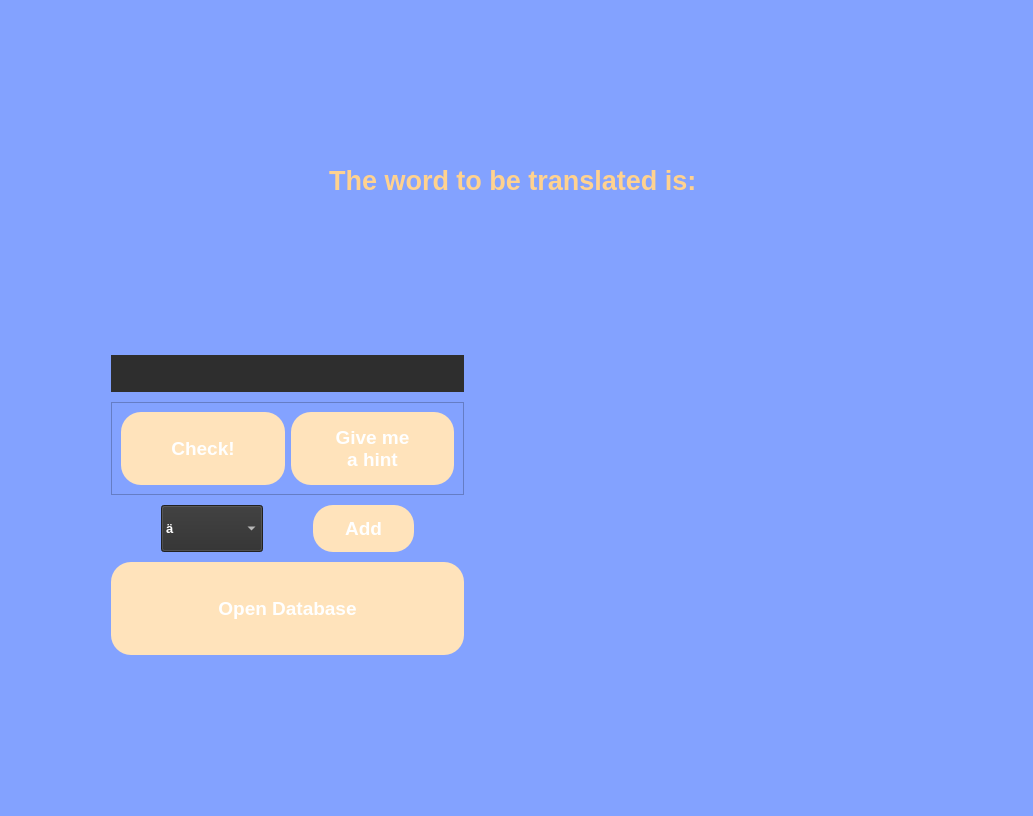
<?xml version="1.0" encoding="UTF-8"?>
<ui version="4.0">
 <class>TranslationMode</class>
 <widget class="QWidget" name="TranslationMode">
  <property name="geometry">
   <rect>
    <x>0</x>
    <y>0</y>
    <width>1033</width>
    <height>816</height>
   </rect>
  </property>
  <property name="palette">
   <palette>
    <active>
     <colorrole role="WindowText">
      <brush brushstyle="SolidPattern">
       <color alpha="255">
        <red>255</red>
        <green>255</green>
        <blue>255</blue>
       </color>
      </brush>
     </colorrole>
     <colorrole role="Button">
      <brush brushstyle="SolidPattern">
       <color alpha="255">
        <red>131</red>
        <green>162</green>
        <blue>255</blue>
       </color>
      </brush>
     </colorrole>
     <colorrole role="Light">
      <brush brushstyle="SolidPattern">
       <color alpha="255">
        <red>255</red>
        <green>255</green>
        <blue>255</blue>
       </color>
      </brush>
     </colorrole>
     <colorrole role="Midlight">
      <brush brushstyle="SolidPattern">
       <color alpha="255">
        <red>255</red>
        <green>255</green>
        <blue>255</blue>
       </color>
      </brush>
     </colorrole>
     <colorrole role="Dark">
      <brush brushstyle="SolidPattern">
       <color alpha="255">
        <red>127</red>
        <green>127</green>
        <blue>127</blue>
       </color>
      </brush>
     </colorrole>
     <colorrole role="Mid">
      <brush brushstyle="SolidPattern">
       <color alpha="255">
        <red>170</red>
        <green>170</green>
        <blue>170</blue>
       </color>
      </brush>
     </colorrole>
     <colorrole role="Text">
      <brush brushstyle="SolidPattern">
       <color alpha="255">
        <red>255</red>
        <green>255</green>
        <blue>255</blue>
       </color>
      </brush>
     </colorrole>
     <colorrole role="BrightText">
      <brush brushstyle="SolidPattern">
       <color alpha="255">
        <red>255</red>
        <green>255</green>
        <blue>255</blue>
       </color>
      </brush>
     </colorrole>
     <colorrole role="ButtonText">
      <brush brushstyle="SolidPattern">
       <color alpha="255">
        <red>255</red>
        <green>255</green>
        <blue>255</blue>
       </color>
      </brush>
     </colorrole>
     <colorrole role="Base">
      <brush brushstyle="SolidPattern">
       <color alpha="255">
        <red>131</red>
        <green>162</green>
        <blue>255</blue>
       </color>
      </brush>
     </colorrole>
     <colorrole role="Window">
      <brush brushstyle="SolidPattern">
       <color alpha="255">
        <red>131</red>
        <green>162</green>
        <blue>255</blue>
       </color>
      </brush>
     </colorrole>
     <colorrole role="Shadow">
      <brush brushstyle="SolidPattern">
       <color alpha="255">
        <red>0</red>
        <green>0</green>
        <blue>0</blue>
       </color>
      </brush>
     </colorrole>
     <colorrole role="AlternateBase">
      <brush brushstyle="SolidPattern">
       <color alpha="255">
        <red>255</red>
        <green>255</green>
        <blue>255</blue>
       </color>
      </brush>
     </colorrole>
     <colorrole role="ToolTipBase">
      <brush brushstyle="SolidPattern">
       <color alpha="255">
        <red>255</red>
        <green>255</green>
        <blue>220</blue>
       </color>
      </brush>
     </colorrole>
     <colorrole role="ToolTipText">
      <brush brushstyle="SolidPattern">
       <color alpha="255">
        <red>0</red>
        <green>0</green>
        <blue>0</blue>
       </color>
      </brush>
     </colorrole>
    </active>
    <inactive>
     <colorrole role="WindowText">
      <brush brushstyle="SolidPattern">
       <color alpha="255">
        <red>255</red>
        <green>255</green>
        <blue>255</blue>
       </color>
      </brush>
     </colorrole>
     <colorrole role="Button">
      <brush brushstyle="SolidPattern">
       <color alpha="255">
        <red>131</red>
        <green>162</green>
        <blue>255</blue>
       </color>
      </brush>
     </colorrole>
     <colorrole role="Light">
      <brush brushstyle="SolidPattern">
       <color alpha="255">
        <red>255</red>
        <green>255</green>
        <blue>255</blue>
       </color>
      </brush>
     </colorrole>
     <colorrole role="Midlight">
      <brush brushstyle="SolidPattern">
       <color alpha="255">
        <red>255</red>
        <green>255</green>
        <blue>255</blue>
       </color>
      </brush>
     </colorrole>
     <colorrole role="Dark">
      <brush brushstyle="SolidPattern">
       <color alpha="255">
        <red>127</red>
        <green>127</green>
        <blue>127</blue>
       </color>
      </brush>
     </colorrole>
     <colorrole role="Mid">
      <brush brushstyle="SolidPattern">
       <color alpha="255">
        <red>170</red>
        <green>170</green>
        <blue>170</blue>
       </color>
      </brush>
     </colorrole>
     <colorrole role="Text">
      <brush brushstyle="SolidPattern">
       <color alpha="255">
        <red>255</red>
        <green>255</green>
        <blue>255</blue>
       </color>
      </brush>
     </colorrole>
     <colorrole role="BrightText">
      <brush brushstyle="SolidPattern">
       <color alpha="255">
        <red>255</red>
        <green>255</green>
        <blue>255</blue>
       </color>
      </brush>
     </colorrole>
     <colorrole role="ButtonText">
      <brush brushstyle="SolidPattern">
       <color alpha="255">
        <red>255</red>
        <green>255</green>
        <blue>255</blue>
       </color>
      </brush>
     </colorrole>
     <colorrole role="Base">
      <brush brushstyle="SolidPattern">
       <color alpha="255">
        <red>131</red>
        <green>162</green>
        <blue>255</blue>
       </color>
      </brush>
     </colorrole>
     <colorrole role="Window">
      <brush brushstyle="SolidPattern">
       <color alpha="255">
        <red>131</red>
        <green>162</green>
        <blue>255</blue>
       </color>
      </brush>
     </colorrole>
     <colorrole role="Shadow">
      <brush brushstyle="SolidPattern">
       <color alpha="255">
        <red>0</red>
        <green>0</green>
        <blue>0</blue>
       </color>
      </brush>
     </colorrole>
     <colorrole role="AlternateBase">
      <brush brushstyle="SolidPattern">
       <color alpha="255">
        <red>255</red>
        <green>255</green>
        <blue>255</blue>
       </color>
      </brush>
     </colorrole>
     <colorrole role="ToolTipBase">
      <brush brushstyle="SolidPattern">
       <color alpha="255">
        <red>255</red>
        <green>255</green>
        <blue>220</blue>
       </color>
      </brush>
     </colorrole>
     <colorrole role="ToolTipText">
      <brush brushstyle="SolidPattern">
       <color alpha="255">
        <red>0</red>
        <green>0</green>
        <blue>0</blue>
       </color>
      </brush>
     </colorrole>
    </inactive>
    <disabled>
     <colorrole role="WindowText">
      <brush brushstyle="SolidPattern">
       <color alpha="255">
        <red>255</red>
        <green>255</green>
        <blue>255</blue>
       </color>
      </brush>
     </colorrole>
     <colorrole role="Button">
      <brush brushstyle="SolidPattern">
       <color alpha="255">
        <red>131</red>
        <green>162</green>
        <blue>255</blue>
       </color>
      </brush>
     </colorrole>
     <colorrole role="Light">
      <brush brushstyle="SolidPattern">
       <color alpha="255">
        <red>255</red>
        <green>255</green>
        <blue>255</blue>
       </color>
      </brush>
     </colorrole>
     <colorrole role="Midlight">
      <brush brushstyle="SolidPattern">
       <color alpha="255">
        <red>255</red>
        <green>255</green>
        <blue>255</blue>
       </color>
      </brush>
     </colorrole>
     <colorrole role="Dark">
      <brush brushstyle="SolidPattern">
       <color alpha="255">
        <red>127</red>
        <green>127</green>
        <blue>127</blue>
       </color>
      </brush>
     </colorrole>
     <colorrole role="Mid">
      <brush brushstyle="SolidPattern">
       <color alpha="255">
        <red>170</red>
        <green>170</green>
        <blue>170</blue>
       </color>
      </brush>
     </colorrole>
     <colorrole role="Text">
      <brush brushstyle="SolidPattern">
       <color alpha="255">
        <red>255</red>
        <green>255</green>
        <blue>255</blue>
       </color>
      </brush>
     </colorrole>
     <colorrole role="BrightText">
      <brush brushstyle="SolidPattern">
       <color alpha="255">
        <red>255</red>
        <green>255</green>
        <blue>255</blue>
       </color>
      </brush>
     </colorrole>
     <colorrole role="ButtonText">
      <brush brushstyle="SolidPattern">
       <color alpha="255">
        <red>255</red>
        <green>255</green>
        <blue>255</blue>
       </color>
      </brush>
     </colorrole>
     <colorrole role="Base">
      <brush brushstyle="SolidPattern">
       <color alpha="255">
        <red>131</red>
        <green>162</green>
        <blue>255</blue>
       </color>
      </brush>
     </colorrole>
     <colorrole role="Window">
      <brush brushstyle="SolidPattern">
       <color alpha="255">
        <red>131</red>
        <green>162</green>
        <blue>255</blue>
       </color>
      </brush>
     </colorrole>
     <colorrole role="Shadow">
      <brush brushstyle="SolidPattern">
       <color alpha="255">
        <red>0</red>
        <green>0</green>
        <blue>0</blue>
       </color>
      </brush>
     </colorrole>
     <colorrole role="AlternateBase">
      <brush brushstyle="SolidPattern">
       <color alpha="255">
        <red>255</red>
        <green>255</green>
        <blue>255</blue>
       </color>
      </brush>
     </colorrole>
     <colorrole role="ToolTipBase">
      <brush brushstyle="SolidPattern">
       <color alpha="255">
        <red>255</red>
        <green>255</green>
        <blue>220</blue>
       </color>
      </brush>
     </colorrole>
     <colorrole role="ToolTipText">
      <brush brushstyle="SolidPattern">
       <color alpha="255">
        <red>0</red>
        <green>0</green>
        <blue>0</blue>
       </color>
      </brush>
     </colorrole>
    </disabled>
   </palette>
  </property>
  <property name="windowTitle">
   <string>Play Mode</string>
  </property>
  <property name="styleSheet">
   <string notr="true">QWidget {
	background-color: #83A2FF;
	color: #FFFFFF;
}</string>
  </property>
  <layout class="QVBoxLayout" name="verticalLayout_4">
   <item>
    <layout class="QVBoxLayout" name="verticalLayout_3" stretch="3,4">
     <item>
      <widget class="QLabel" name="question_label">
       <property name="sizePolicy">
        <sizepolicy hsizetype="Expanding" vsizetype="Expanding">
         <horstretch>1</horstretch>
         <verstretch>1</verstretch>
        </sizepolicy>
       </property>
       <property name="font">
        <font>
         <pointsize>20</pointsize>
         <weight>75</weight>
         <bold>true</bold>
        </font>
       </property>
       <property name="styleSheet">
        <string notr="true">border-radius: 50%; /* Makes the label circular */
border: 2px solid #000000; /* Border color and width */
padding: 10px; /* Adjust padding as needed */
background-color: #83A2FF;
color: #FFD28F;
border: none;
</string>
       </property>
       <property name="text">
        <string>The word to be translated is: </string>
       </property>
       <property name="alignment">
        <set>Qt::AlignCenter</set>
       </property>
       <property name="wordWrap">
        <bool>true</bool>
       </property>
      </widget>
     </item>
     <item>
      <layout class="QHBoxLayout" name="horizontalLayout_3" stretch="1,1">
       <property name="leftMargin">
        <number>50</number>
       </property>
       <property name="rightMargin">
        <number>50</number>
       </property>
       <property name="bottomMargin">
        <number>150</number>
       </property>
       <item>
        <layout class="QVBoxLayout" name="verticalLayout_2" stretch="1,2,1,2">
         <property name="spacing">
          <number>10</number>
         </property>
         <property name="leftMargin">
          <number>50</number>
         </property>
         <property name="rightMargin">
          <number>50</number>
         </property>
         <property name="bottomMargin">
          <number>0</number>
         </property>
         <item>
          <widget class="QLineEdit" name="input_line_edit">
           <property name="sizePolicy">
            <sizepolicy hsizetype="Expanding" vsizetype="Fixed">
             <horstretch>1</horstretch>
             <verstretch>1</verstretch>
            </sizepolicy>
           </property>
           <property name="font">
            <font>
             <pointsize>10</pointsize>
             <weight>75</weight>
             <bold>true</bold>
            </font>
           </property>
           <property name="styleSheet">
            <string notr="true">border-radius: 20px; /* Makes the label circular */
border: 2px solid #000000; /* Border color and width */
padding: 10px; /* Adjust padding as needed */
background-color: #2E2E2E;
color: #FFD28F;
border: none;</string>
           </property>
          </widget>
         </item>
         <item>
          <widget class="QStackedWidget" name="stacked_buttons">
           <property name="styleSheet">
            <string notr="true"/>
           </property>
           <property name="frameShape">
            <enum>QFrame::StyledPanel</enum>
           </property>
           <property name="frameShadow">
            <enum>QFrame::Raised</enum>
           </property>
           <property name="lineWidth">
            <number>0</number>
           </property>
           <property name="currentIndex">
            <number>0</number>
           </property>
           <widget class="QWidget" name="check_page">
            <layout class="QHBoxLayout" name="horizontalLayout">
             <item>
              <widget class="QPushButton" name="check_button">
               <property name="sizePolicy">
                <sizepolicy hsizetype="Expanding" vsizetype="Expanding">
                 <horstretch>1</horstretch>
                 <verstretch>1</verstretch>
                </sizepolicy>
               </property>
               <property name="font">
                <font>
                 <pointsize>14</pointsize>
                 <weight>75</weight>
                 <bold>true</bold>
                </font>
               </property>
               <property name="styleSheet">
                <string notr="true">QPushButton {
	border-radius: 20px; /* Adjust the radius as needed */
	background-color: #FFE3BB;
}
QPushButton:hover {
	background-color: #FFD28F;
	}
QPushButton:pressed {
	background-color: #B4BDFF;
}</string>
               </property>
               <property name="text">
                <string>Check!</string>
               </property>
              </widget>
             </item>
             <item>
              <widget class="QPushButton" name="give_me_a_hint_button">
               <property name="sizePolicy">
                <sizepolicy hsizetype="Expanding" vsizetype="Expanding">
                 <horstretch>1</horstretch>
                 <verstretch>1</verstretch>
                </sizepolicy>
               </property>
               <property name="font">
                <font>
                 <pointsize>14</pointsize>
                 <weight>75</weight>
                 <bold>true</bold>
                </font>
               </property>
               <property name="styleSheet">
                <string notr="true">QPushButton {
	border-radius: 20px; /* Adjust the radius as needed */
	background-color: #FFE3BB;
}
QPushButton:hover {
	background-color: #FFD28F;
	}
QPushButton:pressed {
	background-color: #B4BDFF;
}</string>
               </property>
               <property name="text">
                <string>Give me 
a hint</string>
               </property>
              </widget>
             </item>
            </layout>
           </widget>
           <widget class="QWidget" name="summary_page">
            <layout class="QVBoxLayout" name="verticalLayout">
             <item>
              <widget class="QPushButton" name="go_to_summary_button">
               <property name="sizePolicy">
                <sizepolicy hsizetype="Expanding" vsizetype="Expanding">
                 <horstretch>1</horstretch>
                 <verstretch>1</verstretch>
                </sizepolicy>
               </property>
               <property name="font">
                <font>
                 <pointsize>14</pointsize>
                 <weight>75</weight>
                 <bold>true</bold>
                </font>
               </property>
               <property name="styleSheet">
                <string notr="true">QPushButton {
	border-radius: 20px; /* Adjust the radius as needed */
	background-color: #FFE3BB;
}
QPushButton:hover {
	background-color: #FFD28F;
	}
QPushButton:pressed {
	background-color: #B4BDFF;
}</string>
               </property>
               <property name="text">
                <string>Go to Summary</string>
               </property>
              </widget>
             </item>
            </layout>
           </widget>
          </widget>
         </item>
         <item>
          <layout class="QHBoxLayout" name="horizontalLayout_2" stretch="1,1">
           <property name="spacing">
            <number>50</number>
           </property>
           <property name="leftMargin">
            <number>50</number>
           </property>
           <property name="rightMargin">
            <number>50</number>
           </property>
           <item>
            <widget class="QComboBox" name="character_combo_box">
             <property name="sizePolicy">
              <sizepolicy hsizetype="Expanding" vsizetype="Expanding">
               <horstretch>1</horstretch>
               <verstretch>1</verstretch>
              </sizepolicy>
             </property>
             <property name="font">
              <font>
               <pointsize>10</pointsize>
               <weight>75</weight>
               <bold>true</bold>
              </font>
             </property>
             <property name="styleSheet">
              <string notr="true">text-align: center;
background-color: #2E2E2E;</string>
             </property>
             <property name="maxVisibleItems">
              <number>7</number>
             </property>
             <item>
              <property name="text">
               <string>ä</string>
              </property>
             </item>
             <item>
              <property name="text">
               <string>Ä</string>
              </property>
             </item>
             <item>
              <property name="text">
               <string>ü</string>
              </property>
             </item>
             <item>
              <property name="text">
               <string>Ü</string>
              </property>
             </item>
             <item>
              <property name="text">
               <string>ö</string>
              </property>
             </item>
             <item>
              <property name="text">
               <string>Ö</string>
              </property>
             </item>
             <item>
              <property name="text">
               <string>ß</string>
              </property>
             </item>
            </widget>
           </item>
           <item>
            <widget class="QPushButton" name="add_character_button">
             <property name="sizePolicy">
              <sizepolicy hsizetype="Expanding" vsizetype="Expanding">
               <horstretch>1</horstretch>
               <verstretch>1</verstretch>
              </sizepolicy>
             </property>
             <property name="font">
              <font>
               <pointsize>14</pointsize>
               <weight>75</weight>
               <bold>true</bold>
              </font>
             </property>
             <property name="styleSheet">
              <string notr="true">QPushButton {
	border-radius: 20px; /* Adjust the radius as needed */
	background-color: #FFE3BB;
}
QPushButton:hover {
	background-color: #FFD28F;
	}
QPushButton:pressed {
	background-color: #B4BDFF;
}</string>
             </property>
             <property name="text">
              <string>Add</string>
             </property>
            </widget>
           </item>
          </layout>
         </item>
         <item>
          <widget class="QPushButton" name="open_database_button">
           <property name="sizePolicy">
            <sizepolicy hsizetype="Expanding" vsizetype="Expanding">
             <horstretch>1</horstretch>
             <verstretch>1</verstretch>
            </sizepolicy>
           </property>
           <property name="font">
            <font>
             <pointsize>14</pointsize>
             <weight>75</weight>
             <bold>true</bold>
            </font>
           </property>
           <property name="styleSheet">
            <string notr="true">QPushButton {
	border-radius: 20px; /* Adjust the radius as needed */
	background-color: #FFE3BB;
}
QPushButton:hover {
	background-color: #FFD28F;
	}
QPushButton:pressed {
	background-color: #B4BDFF;
}</string>
           </property>
           <property name="text">
            <string>Open Database</string>
           </property>
          </widget>
         </item>
        </layout>
       </item>
       <item>
        <widget class="QLabel" name="solution_label">
         <property name="sizePolicy">
          <sizepolicy hsizetype="Expanding" vsizetype="Expanding">
           <horstretch>1</horstretch>
           <verstretch>1</verstretch>
          </sizepolicy>
         </property>
         <property name="font">
          <font>
           <pointsize>16</pointsize>
           <weight>75</weight>
           <bold>true</bold>
          </font>
         </property>
         <property name="styleSheet">
          <string notr="true">border-radius: 50%; /* Makes the label circular */
border: 2px solid #000000; /* Border color and width */
padding: 10px; /* Adjust padding as needed */
background-color: #83A2FF;
color: #FFD28F;
border: none;
</string>
         </property>
         <property name="text">
          <string/>
         </property>
         <property name="alignment">
          <set>Qt::AlignCenter</set>
         </property>
         <property name="wordWrap">
          <bool>true</bool>
         </property>
        </widget>
       </item>
      </layout>
     </item>
    </layout>
   </item>
  </layout>
 </widget>
 <resources/>
 <connections/>
</ui>
